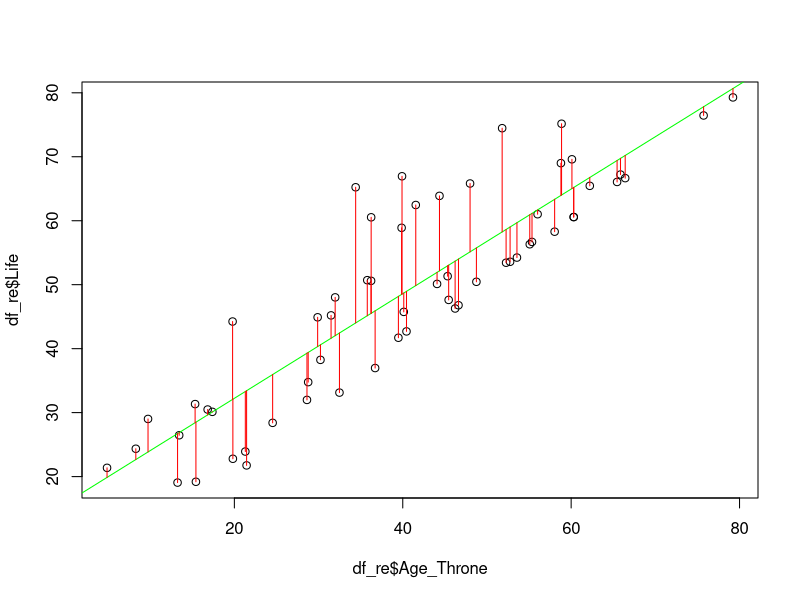
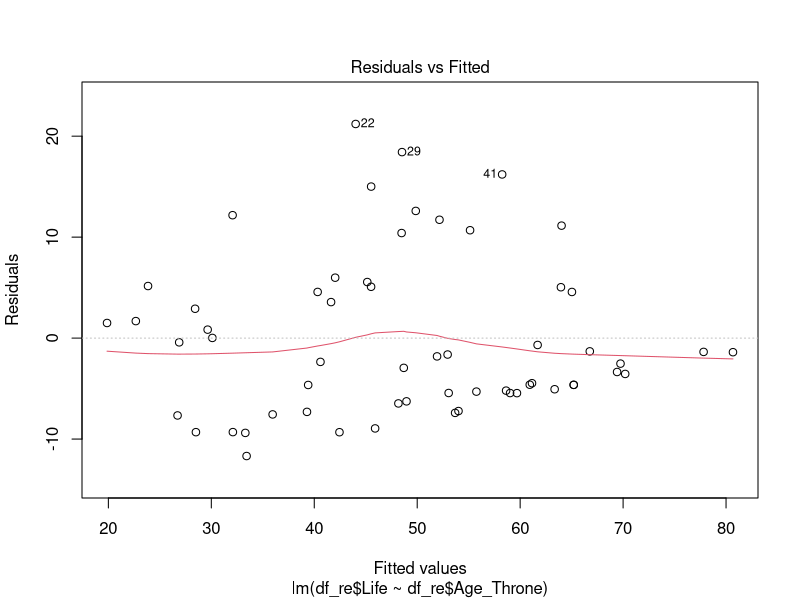
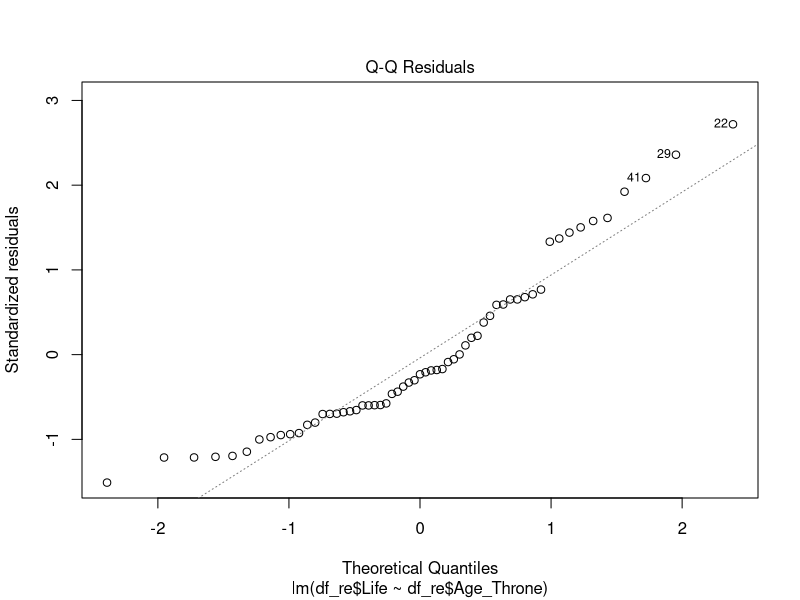
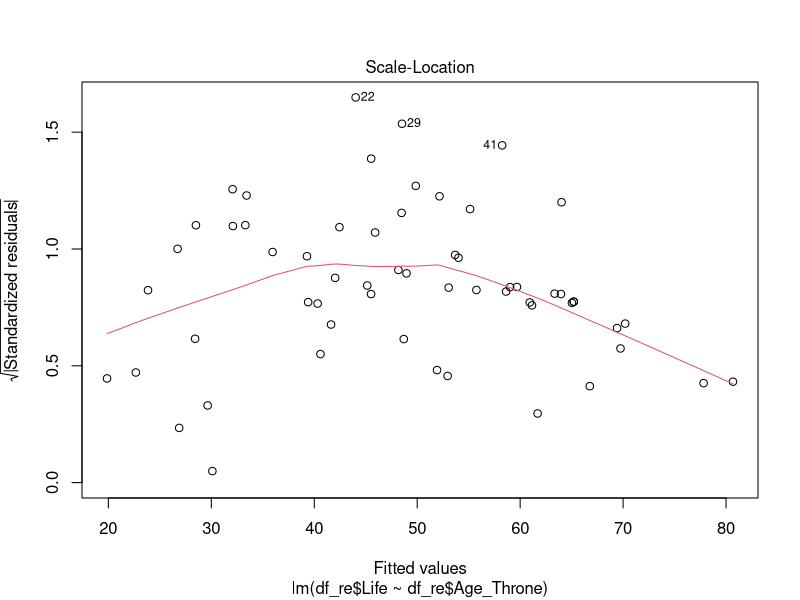
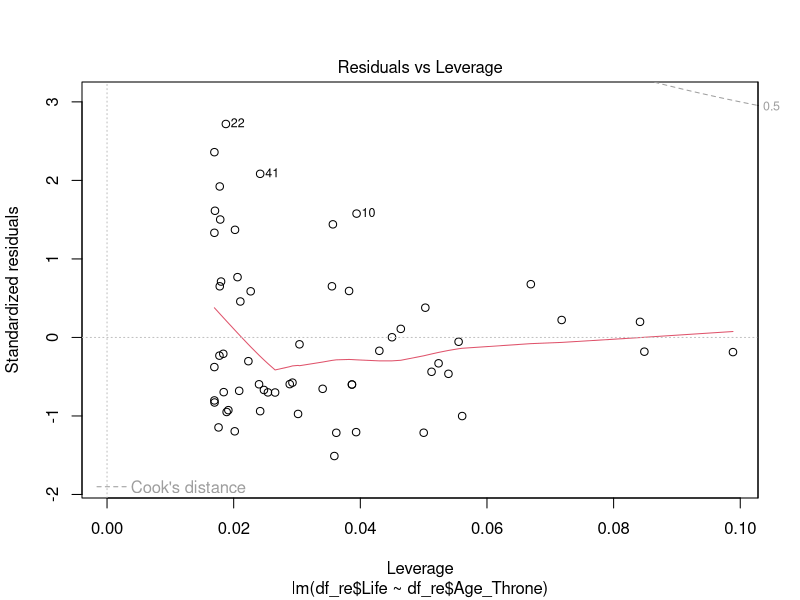
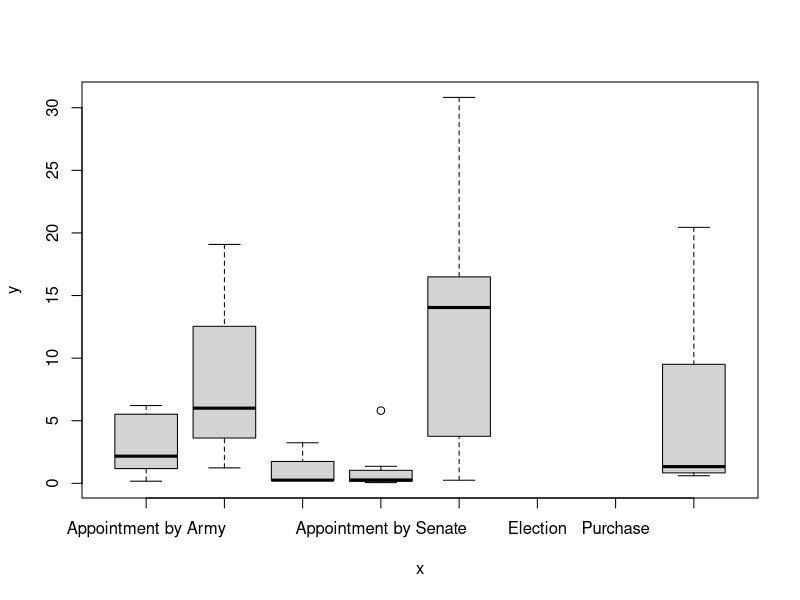
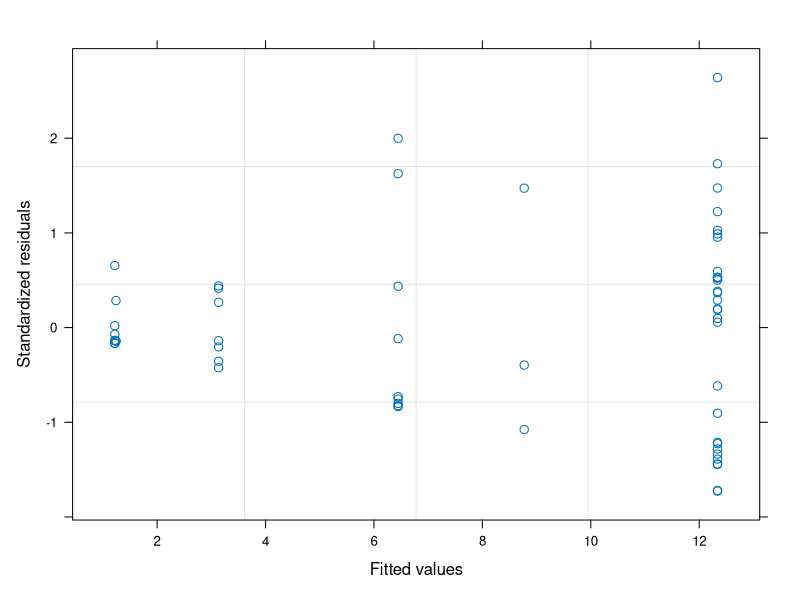
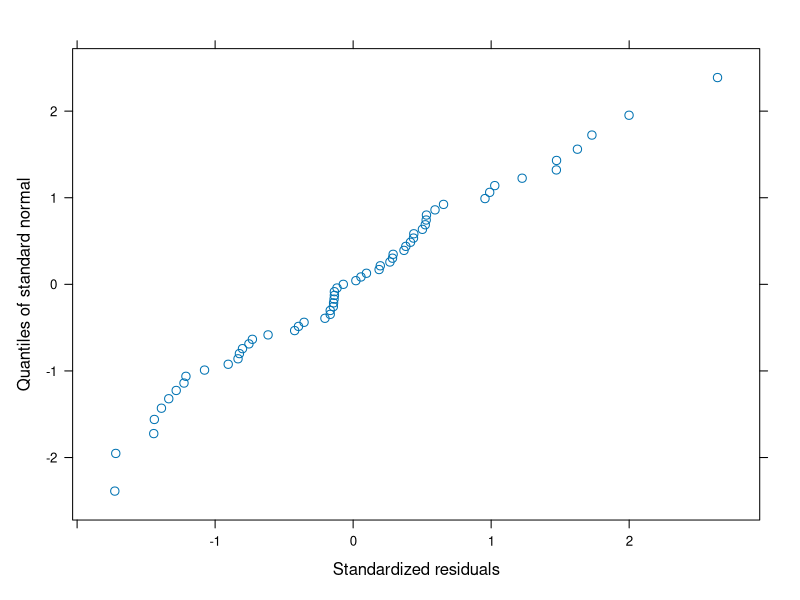

R code for these plots, in order: (Note: this script raises an error after producing the figures.)
#CURS---------

#####SEMINAR-----------
library(car)
library(nlme)
library(multcomp)
library(psych)


# importul si incarcarea datelor in memoria de lucru---------
library(readxl)
example_dataset <- read_excel("example_dataset.xlsx")
df_re <- as.data.frame(example_dataset)
rm(example_dataset)

######definim variabilele categorice ca factori---------
df_re[,c(2:6)] <- lapply(df_re[,c(2:5)], factor)

######eliminam coloana Index-----------
df_re <- df_re[, -1]

df_re <- subset(df_re, !(Succession %in% c("Purchase","Election")))    # eliminam cazurile singulare

###creem o noua coloana care contine precizarea modului de ascensiune la putere ca drept ereditar, sau altul
df_re$Succession_bivariate <- as.factor(                               #cerem crearea noii coloane ca factor
  ifelse(                                                              #functie prin care putem sa creem grupuri conditionate
    df_re$Succession=="Birthright",                                    #specificam setul de date si coloana pe care le dorim grupate
    #si conditia pe care o dorim indeplinita
    "Ereditar",                                                        # specificam valoarea pe care o dorim in cazul indeplinirii conditiei
    "Altul"))                                                          # specificam valoarea pe care o dorim in cazul neindeplinirii conditiei

fitted <- predict(lm(df_re$Life~df_re$Age_Throne))

plot(df_re$Age_Throne, df_re$Life)
abline(lm(df_re$Life~df_re$Age_Throne), col="green")
for (i in 1:61)
  lines (c(df_re$Age_Throne[i],df_re$Age_Throne[i]),c(df_re$Life[i],fitted[i]),col="red")


#####SEMINAR-----------
model <- lm(df_re$Life~df_re$Age_Throne)  # functia lm calculeaza un model de regresie liniara pentru variabila raspuns Life fata de variabila independenta Age_Throne
plot(model)                               # cerem afisarea graficelor de diagnostic ale modelului
summary(model)                            # cerem afisarea rezultatelor modelului


####modele robuste cu o variabila categorica--------
###Generalized Least Squares
plot(df_re$Succession, df_re$Rule)

leveneTest(df_re$Rule~df_re$Succession)  # verificam egalitatea variatiei mediilor grupului
model_gls <- gls(Rule ~ Succession, data = df_re) # cu functia gls cerem calcularea unui model de regresie robust care permite existenta de corelatii intre erori precum si variatii inegale ale acestora
plot(model_gls)                                   # distributia rezidualelor fata de valorile ajustate indica existenta unei corelatii intre acestea
qqnorm(model_gls)                                 # distributia rezidualelor fata de distributia normala a quantilelor nu indica abateri majore de la aceasta

model_gls_2 <- gls(Rule ~ Succession, data = df_re, weights=varPower()) # weights=varPower descrie heteroscedasticitatea (la date bivariate, variabila y prezinta heteroscedasticitate daca imprastierea valorilor y depinde de x)
plot(model_gls_2)
qqnorm(model_gls_2)
summary(model_gls_2)
summary(model_gls)
nagelkerke(model_gls_2) # in cazul modelelor non-parametrice puterea explicativa a modelului nu este calculata. Functia nagelkerke calculeaza o serie de indici pseudo r patrat
#cld(glht(model_gls_2, linfct=mcp(Succession="Tukey")))
glht(model_gls_2, linfct=mcp(Succession="Tukey"))


#ANCOVA- selectia modelelor--------------
plot(df_re$Life, df_re$Age_Throne)
plot(df_re$Cause, df_re$Life)
ggplot(df_re, aes(x=df_re$Cause, y=Life, fill=df_re$Cause))+
  geom_violin()+                                    # graficul de tip "violin" ne reda distributia valorilor                                      
  geom_boxplot(width=0.2, color="black", alpha=0.3) # graficul de tip boxplot ne indica valorile statistice relevante si posibilele valori aberante

summary(aov(df_re$Life~df_re$Cause))
model <- lm(df_re$Life~df_re$Age_Throne*df_re$Cause)
summary.aov(model)
model2 <- lm(df_re$Life~df_re$Cause*df_re$Age_Throne)
summary.aov(model2)
model3 <- lm(df_re$Life~df_re$Cause+df_re$Age_Throne)
summary.aov(model3)

anova(model2,model3)

summary(model3)

ggplot(df_re, aes(x=Life, y=Age_Throne, color=Cause))+
  geom_point(size=6)+ 
  geom_smooth(method = "lm")

ggplot(df_re, aes(x=Life, y=Age_Throne, color=Cause))+
  geom_point(size=6)+ 
  geom_smooth(method = "lm")+
  facet_grid(.~Cause)



###CORELATIA---------------
##variabile numerice DEPENDENTE
cor_re <- cor(df_re[,6:8])
corr.test(df_re[,6:8], use="complete")
library(corrplot)
corrplot(cor_re, type = "lower")
